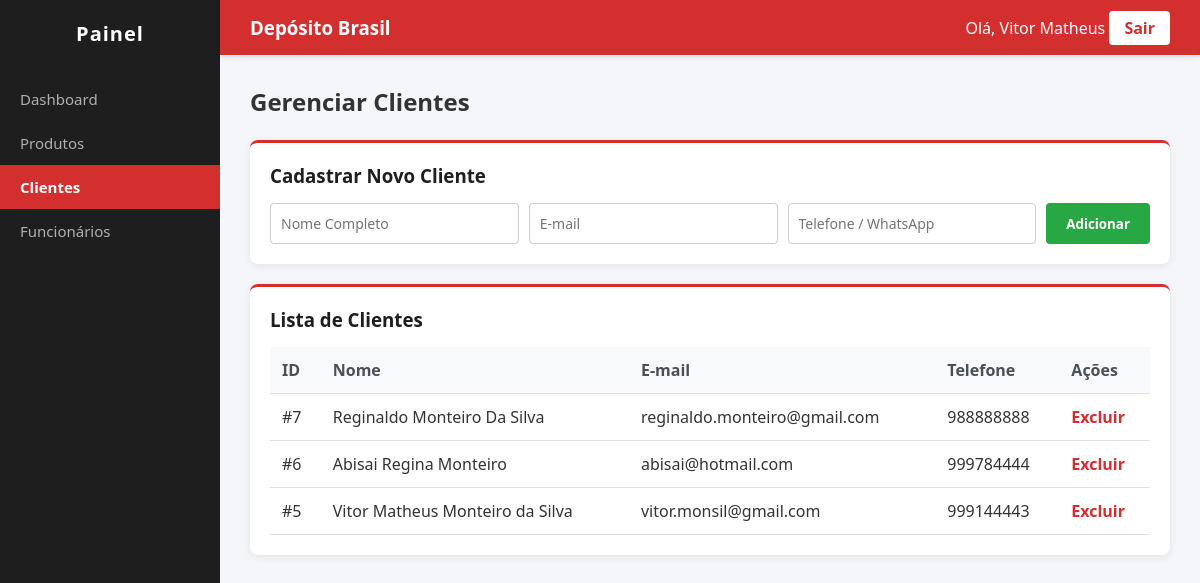
Screenshot of /clientes.php (signed in) with the database file from the repository.
### tables this page shows
CREATE TABLE `clientes` (
  `id` int(11) NOT NULL,
  `nome` varchar(100) NOT NULL,
  `email` varchar(100) DEFAULT NULL,
  `telefone` varchar(20) DEFAULT NULL
);

### clientes.php (the view, shortened to what this page needs)
<?php
include("../../config/conexao.php");
$res = $conn->query(
    "SELECT * FROM clientes ORDER BY id DESC"
);
?>
<!DOCTYPE html>
<html lang="pt-br">
<head>
</head>
<body>
    <div class="sidebar">
        <h2>Painel</h2>
        <a href="dashboard.php">
            Dashboard
        </a>
        <a href="produtos.php">
            Produtos
        </a>
        <a href="clientes.php" class="active">
            Clientes
        </a>
        <a href="funcionarios.php">
            Funcionários
        </a>
    </div>
    <div class="content">
        <div class="header">
            <h3>
                Depósito Brasil
            </h3>
            <div class="user-info">
                <span>
                    Olá,
                    <?php echo htmlspecialchars($_SESSION["nome"]); ?>
                </span>
                <a href="logout.php">
                    Sair
                </a>
            </div>
        </div>
        <div class="main">
            <h2>
                Gerenciar Clientes
            </h2>
            <br>
            <div class="card">
                <h3>
                    Cadastrar Novo Cliente
                </h3>
                <form method="POST" class="form-inline">
                    <input
                        type="text"
                        name="nome"
                        placeholder="Nome Completo"
                        required
                    >
                    <input
                        type="email"
                        name="email"
                        placeholder="E-mail"
                        required
                    >
                    <input
                        type="text"
                        name="telefone"
                        placeholder="Telefone / WhatsApp"
                        required
                    >
                    <button
                        type="submit"
                        name="cadastrar"
                        class="btn-add"
                    >
                        Adicionar
                    </button>
                </form>
            </div>
            <div class="card">
                <h3>
                    Lista de Clientes
                </h3>
                <table>
                    <thead>
                        <tr>
                            <th>ID</th>
                            <th>Nome</th>
                            <th>E-mail</th>
                            <th>Telefone</th>
                            <th>Ações</th>
                        </tr>
                    </thead>
                    <tbody>
                        <?php if ($res && $res->num_rows > 0): ?>
                            <?php while ($c = $res->fetch_assoc()): ?>
                                <tr>
                                    <td>
                                        #<?php echo $c['id']; ?>
                                    </td>
                                    <td>
                                        <?php
                                        echo htmlspecialchars($c['nome']);
                                        ?>
                                    </td>
                                    <td>
                                        <?php
                                        echo htmlspecialchars($c['email']);
                                        ?>
                                    </td>
                                    <td>
                                        <?php
                                        echo htmlspecialchars($c['telefone']);
                                        ?>
                                    </td>
                                    <td>
                                        <a
                                            href="clientes.php?excluir=<?php echo $c['id']; ?>"
                                            class="btn-delete"
                                            onclick="return confirm('Tem certeza que deseja excluir este cliente?');"
                                        >
                                            Excluir
                                        </a>
                                    </td>
                                </tr>
                            <?php endwhile; ?>
                        <?php endif; ?>
                    </tbody>
                </table>
            </div>
        </div>
    </div>
</body>
</html>

### clientes.php (style rules this page uses)
* { margin: 0; padding: 0; box-sizing: border-box; font-family: 'Segoe UI', Tahoma, Geneva, Verdana, sans-serif; }
body { display: flex; background: #f4f6f9; min-height: 100vh; color: #333; }
.sidebar { width: 220px; background: #1e1e1e; color: #fff; min-height: 100vh; padding-top: 20px; }
.sidebar h2 { text-align: center; margin-bottom: 30px; font-size: 20px; letter-spacing: 1px; }
.sidebar a { display: block; padding: 12px 20px; color: #b0b0b0; text-decoration: none; font-size: 15px; transition: 0.3s; }
.sidebar a:hover, .sidebar a.active { background: #d32f2f; color: #fff; font-weight: bold; }
.content { flex: 1; }
.header { background: #d32f2f; color: #fff; padding: 15px 30px; display: flex; justify-content: space-between; align-items: center; box-shadow: 0 2px 5px rgba(0,0,0,0.1); }
.header .user-info { font-weight: 500; }
.header a { background: #fff; color: #d32f2f; padding: 6px 15px; border-radius: 4px; text-decoration: none; font-weight: bold; transition: 0.2s; }
.main { padding: 30px; }
.card { background: #fff; border-radius: 8px; padding: 20px; box-shadow: 0 2px 8px rgba(0,0,0,0.08); margin-bottom: 20px; border-top: 3px solid #d32f2f; }
.card h3 { margin-bottom: 15px; color: #1e1e1e; }
.form-inline { display: flex; gap: 10px; flex-wrap: wrap; }
.form-inline input { padding: 10px; border: 1px solid #ccc; border-radius: 4px; flex: 1; min-width: 180px; font-size: 14px; }
.btn-add { background: #28a745; color: #fff; border: none; padding: 10px 20px; border-radius: 4px; cursor: pointer; font-weight: bold; transition: 0.2s; }
table { width: 100%; border-collapse: collapse; margin-top: 10px; }
th, td { padding: 12px; text-align: left; border-bottom: 1px solid #dee2e6; }
th { background: #f8f9fa; color: #495057; font-weight: 600; }
.btn-delete { color: #d32f2f; text-decoration: none; font-weight: bold; }

### rows the page displays
clientes: id "7", nome "Reginaldo Monteiro Da Silva", email "reginaldo.monteiro@gmail.com", telefone "988888888"
clientes: id "6", nome "Abisai Regina Monteiro", email "abisai@hotmail.com", telefone "999784444"
clientes: id "5", nome "Vitor Matheus Monteiro da Silva", email "vitor.monsil@gmail.com", telefone "999144443"

### other values shown
$_SESSION["nome"] "Vitor Matheus"
